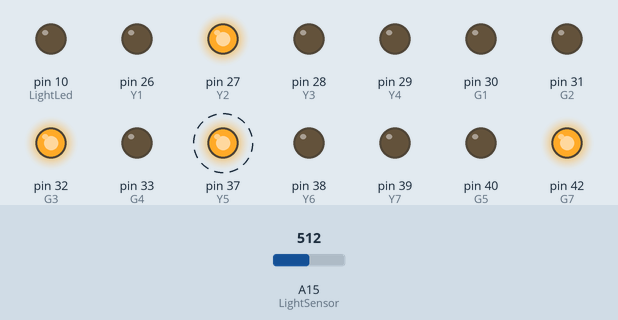
The sketch below on a simulated Arduino Mega 2560, built with avr-gcc and run on an emulated ATmega2560. Parts: output pins drawn as LEDs (lit = HIGH). Dashed ring = blinking. The inputs (shaded band) are chosen by the test bench; at power-on: A15 (LightSensor) = 512. Pins used as bus, display or sensor lines are not drawn.

Above: at 1.2 s.
1.3 s: A15 (LightSensor) set to 487
At 3.8 s:
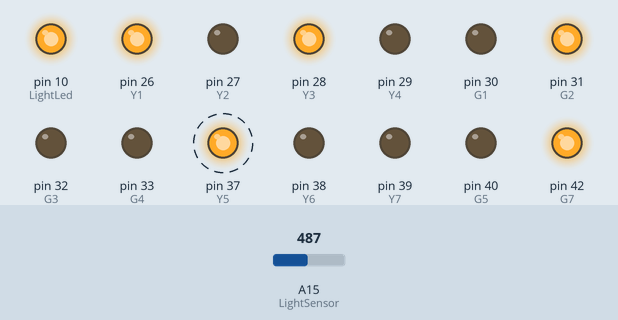
4.3 s: A15 (LightSensor) set to 511
At 5.8 s:
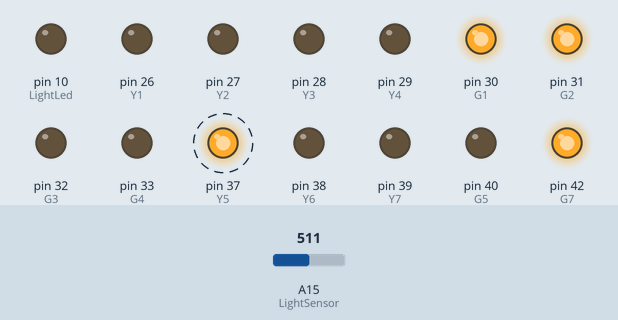
7.3 s: A15 (LightSensor) set to 306
At 9.8 s:
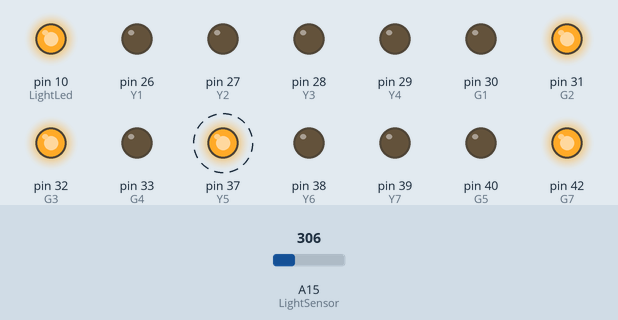
10.3 s: A15 (LightSensor) set to 716
At 12.3 s:
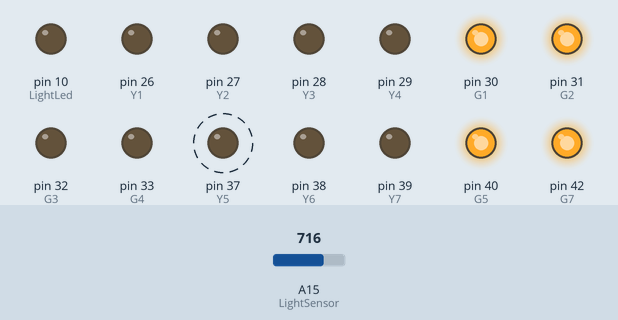
13.3 s: A15 (LightSensor) set to 122
At 19.8 s:
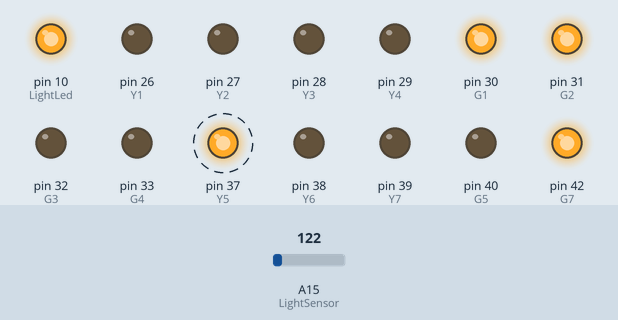
Timing chart, 0 to 32.5 s (numbered marks = the images above; inputs shaded):
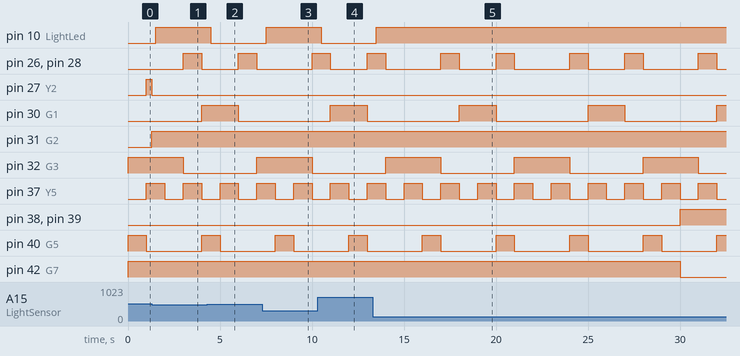

Measured:
- the behaviour switches between 500 and 499 on A15 (LightSensor) (found by bisection; images 0 and 1)
- after the input at 1.3 s, pin 10 (LightLed): LOW → HIGH after 0.20 s; pin 27 (Y2): HIGH → LOW at once; pin 31 (G2): LOW → HIGH at once
- after the input at 4.3 s, pin 10 (LightLed): HIGH → LOW after 0.20 s
- after the input at 7.3 s, pin 10 (LightLed): LOW → HIGH after 0.20 s
- after the input at 10.3 s, pin 10 (LightLed): HIGH → LOW after 0.20 s
- after the input at 13.3 s, pin 10 (LightLed): LOW → HIGH after 0.20 s
- by itself, pin 26 (Y1), pin 28 (Y3): repeats every 7.0 s: HIGH 1.0 s, LOW 2.0 s, HIGH 1.0 s, LOW 3.0 s
- by itself, pin 30 (G1): alternates HIGH for 2.0 s and LOW for 5.0 s

The sketch:

sketch_jun22a.ino
```cpp
#define R1 22
#define R2 23
#define R3 24
#define R4 25

#define Y1 26
#define Y2 27
#define Y3 28
#define Y4 29

#define G1 30
#define G2 31
#define G3 32
#define G4 33
///
#define R5 34
#define R6 35
#define R7 36

#define Y5 37
#define Y6 38
#define Y7 39

#define G5 40
#define G6 41
#define G7 42


#define LightSensor 15
#define LightLed 10

/////////////////////////////////////////////////////////////////
void setup()
{
  //////
  pinMode(R1, OUTPUT);
  pinMode(R2, OUTPUT);
  pinMode(R3, OUTPUT);
  pinMode(R4, OUTPUT);
  pinMode(R5, OUTPUT);
  pinMode(R6, OUTPUT);
  pinMode(R7, OUTPUT);
  pinMode(Y1, OUTPUT);
  pinMode(Y2, OUTPUT);
  pinMode(Y3, OUTPUT);
  pinMode(Y4, OUTPUT);
  pinMode(Y5, OUTPUT);
  pinMode(Y6, OUTPUT);
  pinMode(Y7, OUTPUT);
  pinMode(G1, OUTPUT);
  pinMode(G2, OUTPUT);
  pinMode(G3, OUTPUT);
  pinMode(G4, OUTPUT);
  pinMode(G5, OUTPUT);
  pinMode(G6, OUTPUT);
  pinMode(G7, OUTPUT);

  pinMode(LightLed, OUTPUT);
  digitalWrite(LightLed, LOW);

  digitalWrite(R1, HIGH);
  digitalWrite(R2, HIGH);
  digitalWrite(R3, HIGH);
  digitalWrite(R4, HIGH);
  digitalWrite(R5, HIGH);
  digitalWrite(R6, HIGH);
  digitalWrite(R7, HIGH);
  //
  digitalWrite(Y1, LOW);
  digitalWrite(Y2, LOW);
  digitalWrite(Y3, LOW);
  digitalWrite(Y4, LOW);
  digitalWrite(Y5, LOW);
  digitalWrite(Y6, LOW);
  digitalWrite(Y7, LOW);
  //
  digitalWrite(G1, LOW);
  digitalWrite(G2, LOW);
  digitalWrite(G3, LOW);
  digitalWrite(G4, LOW);
  digitalWrite(G5, LOW);
  digitalWrite(G6, LOW);
  digitalWrite(G7, LOW);
  //
}
/////////////////////////////////////////////////////////////////
byte LS1 = 1;
int dR1 = 3000;
int dY1_1 = 1000;
int dG1 = 2000;
int dY1_2 = 1000;
boolean a1 = true;
unsigned long UL1;
//
byte LS2 = 1;
int dR2 = 1000;
int dY2_1 = 300;
int dG2 = 500;
int dY2_2 = 300;
boolean a2 = true;
unsigned long UL2;
//
byte LS3 = 3;
int dR3 = 2000;
int dY3_1 = 1000;
int dG3 = 3000;
int dY3_2 = 1000;
boolean a3 = true;
unsigned long UL3;
//
byte LS4 = 1;
int dR4 = 60000;
int dY4_1 = 10000;
int dG4 = 60000;
int dY4_2 = 10000;
boolean a4 = true;
unsigned long UL4;
//
byte LS5 = 3;
int dR5 = 1000;
int dY5_1 = 1000;
int dG5 = 1000;
int dY5_2 = 1000;
boolean a5 = true;
unsigned long UL5;
//
byte LS6 = 1;
int dR6 = 30000;
int dY6_1 = 3000;
int dG6 = 30000;
int dY6_2 = 3000;
boolean a6 = true;
unsigned long UL6;
//
byte LS7 = 3;
int dR7 = 30000;
int dY7_1 = 3000;
int dG7 = 30000;
int dY7_2 = 3000;
boolean a7 = true;
unsigned long UL7;
//
unsigned long Mil;

const int Porog = 500;
/////////////////////////////////////////////////////////////////
void loop()
{
 Mil = millis();
switch(LS1)
{
 case 1 :  if(a1) {UL1 = Mil; a1 = false;}
AllOff(R1, Y1, G1);
 if(Mil == UL1+dR1){LS1 = 2; a1 = true;} break;

 case 2 : if(a1) {UL1 = Mil; a1 = false;}
AllOff(Y1, R1, G1);
 if(Mil == UL1+dY1_1){LS1 = 3; a1 = true;} break;

 case 3 : if(a1) {UL1 = Mil; a1 = false;}
AllOff(G1, Y1, R1);
 if(Mil == UL1+dG1){LS1 = 4; a1 = true;} break;

 case 4 : if(a1) {UL1 = Mil; a1 = false;}
AllOff(Y1, R1, G1);
 if(Mil == UL1+dY1_1){LS1 = 1; a1 = true;} break;
}
//////////////////////////
switch(LS2)
{
 case 1 :  if(a2) {UL2 = Mil; a2 = false;}
AllOff(R2, Y2, G2);
 if(Mil == UL2+dR2){LS2 = 2; a2 = true;} break;

 case 2 : if(a2) {UL2 = Mil; a2 = false;}
AllOff(Y2, R2, G2);
 if(Mil == UL2+dY2_1){LS2 = 3; a2 = true;} break;

 case 3 : if(a2) {UL2 = Mil; a2 = false;}
AllOff(G2, Y2, R2);
 if(Mil == UL2+dG2){LS2 = 4; a2 = true;} break;

 case 4 : if(a2) {UL2 = Mil; a2 = false;}
AllOff(Y2, R2, G2);
 if(Mil == UL2+dY2_1){LS2 = 1; a2 = true;} break;
}
//////////////////////////
switch(LS3)
{
 case 1 :  if(a3) {UL3 = Mil; a3 = false;}
AllOff(R3, Y3, G3);
 if(Mil == UL3+dR3){LS3 = 2; a3 = true;} break;

 case 2 : if(a3) {UL3 = Mil; a3 = false;}
AllOff(Y3, R3, G3);
 if(Mil == UL3+dY3_1){LS3 = 3; a3 = true;} break;

 case 3 : if(a3) {UL3 = Mil; a3 = false;}
AllOff(G3, Y3, R3);
 if(Mil == UL3+dG3){LS3 = 4; a3 = true;} break;

 case 4 : if(a3) {UL3 = Mil; a3 = false;}
AllOff(Y3, R3, G3);
 if(Mil == UL3+dY3_1){LS3 = 1; a3 = true;} break;
}
//////////////////////////
switch(LS4)
{
 case 1 :  if(a4) {UL4 = Mil; a4 = false;}
AllOff(R4, Y4, G4);
 if(Mil == UL4+dR4){LS4 = 2; a4 = true;} break;

 case 2 : if(a4) {UL4 = Mil; a4 = false;}
AllOff(Y4, R4, G4);
 if(Mil == UL4+dY4_1){LS4 = 3; a4 = true;} break;

 case 3 : if(a4) {UL4 = Mil; a4 = false;}
AllOff(G4, Y4, R4);
 if(Mil == UL4+dG4){LS4 = 4; a4 = true;} break;

 case 4 : if(a4) {UL4 = Mil; a4 = false;}
AllOff(Y4, R4, G4);
 if(Mil == UL4+dY4_1){LS4 = 1; a4 = true;} break;
}
//////////////////////////
switch(LS5)
{
 case 1 :  if(a5) {UL5 = Mil; a5 = false;}
AllOff(R5, Y5, G5);
 if(Mil == UL5+dR5){LS5 = 2; a5 = true;} break;

 case 2 : if(a5) {UL5 = Mil; a5 = false;}
AllOff(Y5, R5, G5);
 if(Mil == UL5+dY5_1){LS5 = 3; a5 = true;} break;

 case 3 : if(a5){UL5 = Mil; a5 = false;}
AllOff(G5, Y5, R5);
 if(Mil == UL5+dG5){LS5 = 4; a5 = true;} break;

 case 4 : if(a5) {UL5 = Mil; a5 = false;}
AllOff(Y5, R5, G5);
 if(Mil == UL5+dY5_1){LS5 = 1; a5 = true;} break;
}
//////////////////////////
switch(LS6)
{
 case 1 :  if(a6) {UL6 = Mil; a6 = false;}
AllOff(R6, Y6, G6);
 if(Mil == UL6+dR6){LS6 = 2; a6 = true;} break;

 case 2 : if(a6) {UL6 = Mil; a6 = false;}
AllOff(Y6, R6, G6);
 if(Mil == UL6+dY6_1){LS6 = 3; a6 = true;} break;

 case 3 : if(a6) {UL6 = Mil; a6 = false;}
AllOff(G6, Y6, R6);
 if(Mil == UL6+dG6){LS6 = 4; a6 = true;} break;

 case 4 : if(a6) {UL6 = Mil; a6 = false;}
AllOff(Y6, R6, G6);
 if(Mil == UL6+dY6_1){LS6 = 1; a6 = true;} break;
}
//////////////////////////
switch(LS7)
{
 case 1 :  if(a7) {UL7 = Mil; a7 = false;}
AllOff(R7, Y7, G7);
 if(Mil == UL7+dR7){LS7 = 2; a7 = true;} break;

 case 2 : if(a7) {UL7 = Mil; a7 = false;}
AllOff(Y7, R7, G7);
 if(Mil == UL7+dY7_1){LS7 = 3; a7 = true;} break;

 case 3 : if(a7) {UL7 = Mil; a7 = false;}
AllOff(G7, Y7, R7);
 if(Mil == UL7+dG7){LS7 = 4; a7 = true;} break;

 case 4 : if(a7) {UL7 = Mil; a7 = false;}
AllOff(Y7, R7, G7);
 if(Mil == UL7+dY7_1){LS7 = 1; a7 = true;} break;
}
//////////////////////////
if(Mil % 500 == 0)
{
  if(analogRead(LightSensor) < Porog)
    digitalWrite(LightLed, HIGH);
    else digitalWrite(LightLed, LOW);
}
//////////////////////////
}
/////////////////////////////////////////////////////////////////
void AllOff(int on, int off1, int off2)
{
  digitalWrite(off1, LOW);
  digitalWrite(off2, LOW);
  digitalWrite(on, HIGH);
}
```
